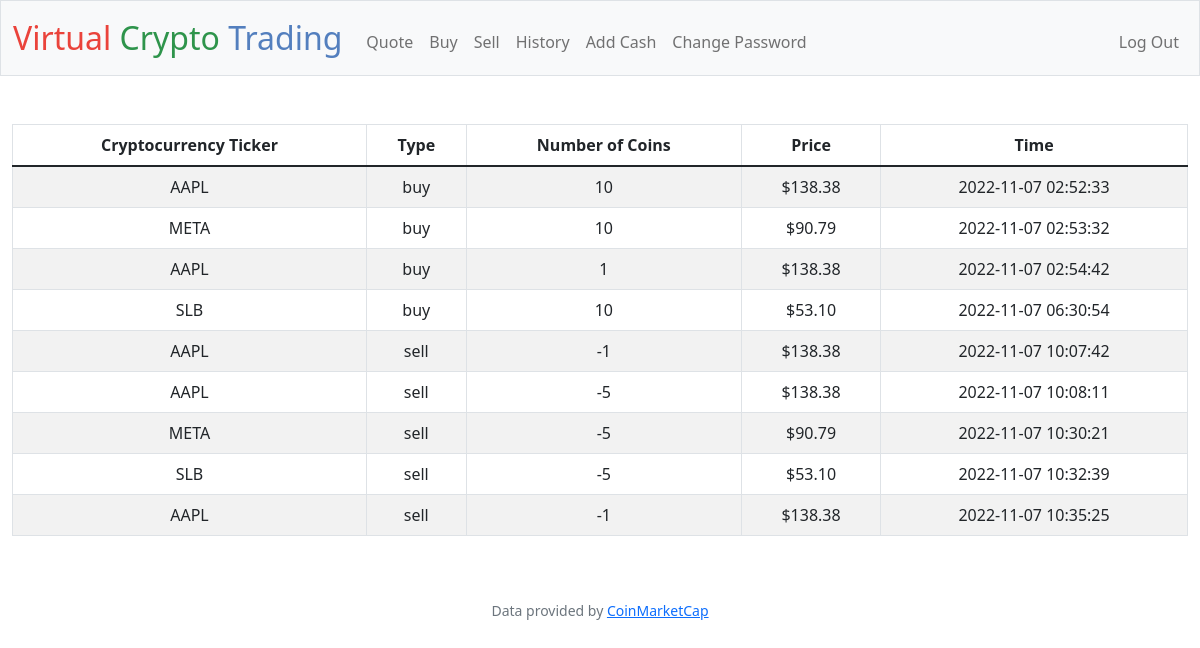
The page /history (signed in) on the database its author committed.
### tables this page shows
CREATE TABLE transactions (id INTEGER PRIMARY KEY AUTOINCREMENT, user_id INTEGER NOT NULL, name TEXT NOT NULL, symbol TEXT NOT NULL, shares INTEGER NOT NULL, price NUMERIC NOT NULL, time TIMESTAMP DEFAULT CURRENT_TIMESTAMP, type TEXT NOT NULL, FOREIGN KEY(user_id) REFERENCES users(id));

### app.py (the view)
@app.route("/history")
@login_required
def history():
    user_id = session["user_id"]
    transactions = db.execute("SELECT type, symbol, shares, price, time FROM transactions WHERE user_id = ?", user_id)
    return render_template("history.html", transactions=transactions)

### app.py (called while the page is built)
@app.after_request
def after_request(response):
    response.headers["Cache-Control"] = "no-cache, no-store, must-revalidate"
    response.headers["Expires"] = 0
    response.headers["Pragma"] = "no-cache"
    return response

### helpers.py (called while the page is built)
def login_required(f):
    @wraps(f)
    def decorated_function(*args, **kwargs):
        if session.get("user_id") is None:
            return redirect("/login")
        return f(*args, **kwargs)
    return decorated_function

def usd(value):
    return f"${value:,.2f}"

### templates/history.html (shortened to what this page needs)
{% extends "layout.html" %}
{% block main %}
    <table class="table table-striped table-bordered table-hover">
        <thead>
        <tr>
            <th scope="col">Cryptocurrency Ticker</th>
            <th scope="col">Type</th>
            <th scope="col">Number of Coins</th>
            <th scope="col">Price</th>
            <th scope="col">Time</th>
        </tr>
        </thead>
        <tbody>
            {% for row in transactions %}
                <tr>
                    <td>{{ row["symbol"] }}</td>
                    <td>{{ row["type"] }}</td>
                    <td>{{ row["shares"] }}</td>
                    <td>{{ row["price"] | usd }}</td>
                    <td>{{ row["time"] }}</td>
                </tr>
            {% endfor %}
        </tbody>
    </table>
{% endblock %}

### templates/layout.html (shortened to what this page needs)
<!DOCTYPE html>
<html lang="en">
    <head>
        <link href="https://cdn.jsdelivr.net/npm/bootstrap@5.1.3/dist/css/bootstrap.min.css" rel="stylesheet">
        <link href="/static/styles.css" rel="stylesheet">
    </head>
    <body>
        <nav class="bg-light border navbar navbar-expand-md navbar-light">
            <div class="container-fluid">
                <a class="navbar-brand" href="/"><span class="red">Virtual</span><span class="green"> Crypto</span><span class="blue"> Trading</span></a>
                <div class="collapse navbar-collapse" id="navbar">
                    {% if session["user_id"] %}
                        <ul class="navbar-nav me-auto mt-2">
                            <li class="nav-item"><a class="nav-link" href="/quote">Quote</a></li>
                            <li class="nav-item"><a class="nav-link" href="/buy">Buy</a></li>
                            <li class="nav-item"><a class="nav-link" href="/sell">Sell</a></li>
                            <li class="nav-item"><a class="nav-link" href="/history">History</a></li>
                            <li class="nav-item"><a class="nav-link" href="/add_money">Add Cash</a></li>
                            <li class="nav-item"><a class="nav-link" href="/changepassword">Change Password</a></li>
                        </ul>
                        <ul class="navbar-nav ms-auto mt-2">
                            <li class="nav-item"><a class="nav-link" href="/logout">Log Out</a></li>
                        </ul>
                    {% else %}
                        <ul class="navbar-nav ms-auto mt-2">
                            <li class="nav-item"><a class="nav-link" href="/register">Register</a></li>
                            <li class="nav-item"><a class="nav-link" href="/login">Log In</a></li>
                        </ul>
                    {% endif %}
                </div>
            </div>
        </nav>
        <main class="container-fluid py-5 text-center">
            {% block main %}{% endblock %}
        </main>
        <footer class="mb-5 small text-center text-muted">
            Data provided by <a href="https://coinmarketcap.com/api">CoinMarketCap</a>
        </footer>
    </body>
</html>

### static/styles.css (style rules this page uses)
nav .navbar-brand { font-size: xx-large; }
nav .navbar-brand .blue { color: #537fbe; }
nav .navbar-brand .red { color: #ea433b; }
nav .navbar-brand .green { color: #2e944b; }

### rows shown on the page
transactions: symbol "AAPL", type "buy", shares "10", price "$138.38", time "2022-11-07 02:52:33"
transactions: symbol "META", type "buy", shares "10", price "$90.79", time "2022-11-07 02:53:32"
transactions: symbol "AAPL", type "buy", shares "1", price "$138.38", time "2022-11-07 02:54:42"
transactions: symbol "SLB", type "buy", shares "10", price "$53.10", time "2022-11-07 06:30:54"
transactions: symbol "AAPL", type "sell", shares "-1", price "$138.38", time "2022-11-07 10:07:42"
transactions: symbol "AAPL", type "sell", shares "-5", price "$138.38", time "2022-11-07 10:08:11"
transactions: symbol "META", type "sell", shares "-5", price "$90.79", time "2022-11-07 10:30:21"
transactions: symbol "SLB", type "sell", shares "-5", price "$53.10", time "2022-11-07 10:32:39"
transactions: symbol "AAPL", type "sell", shares "-1", price "$138.38", time "2022-11-07 10:35:25"
